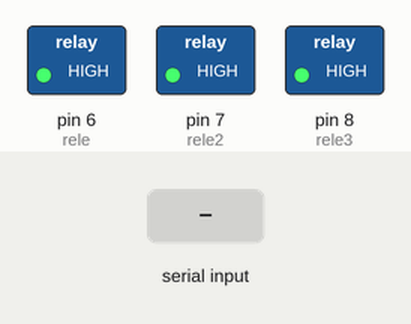
Simulated run of this sketch. Board: Arduino Uno, built with avr-gcc and run on an emulated ATmega328P. On the bench: switched loads named in the sketch (green lamp = pin HIGH). Inputs (shaded band) come from the test bench.

Above: at 1.2 s.
1.3 s: "A" received over the second serial link
At 1.6 s:
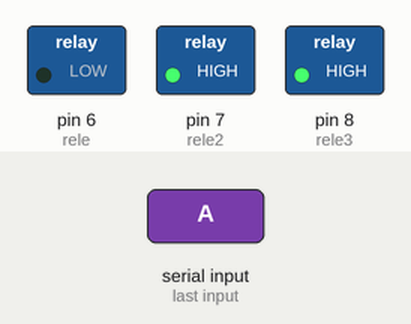
2.8 s: "B" received over the second serial link
At 4.0 s:
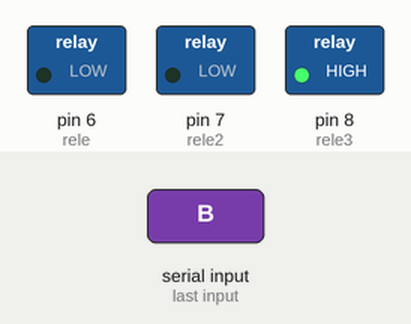
4.3 s: "a" received over the second serial link
At 5.1 s:
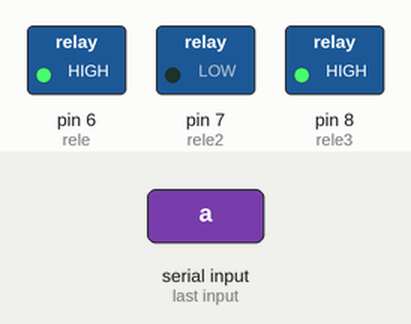
5.8 s: "C" received over the second serial link
At 6.2 s:
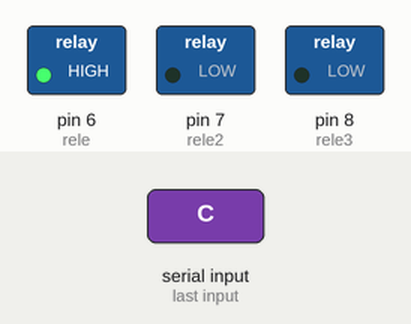
7.3 s: "b" received over the second serial link
At 8.5 s:
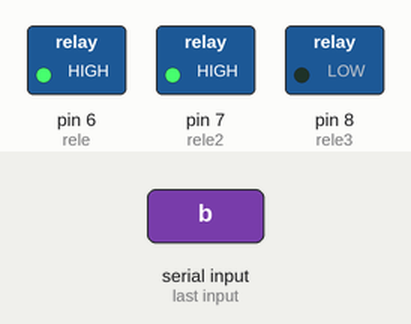
8.8 s: "c" received over the second serial link
At 9.7 s:
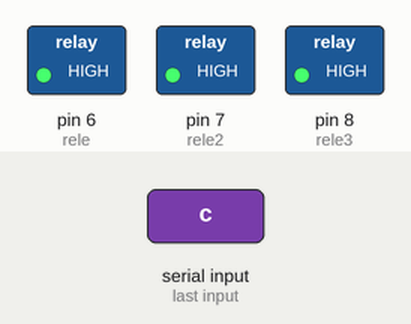
Timing chart, 0 to 11.3 s (numbered marks = the images above; inputs shaded):
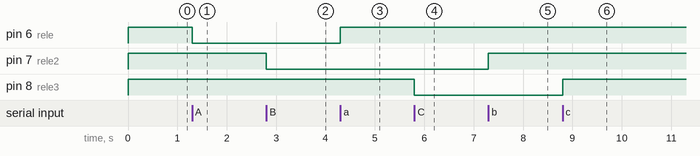

Measured:
- after the input at 1.3 s, pin 6 (rele): HIGH → LOW at once
- after the input at 2.8 s, pin 7 (rele2): HIGH → LOW at once
- after the input at 4.3 s, pin 6 (rele): LOW → HIGH at once
- after the input at 5.8 s, pin 8 (rele3): HIGH → LOW at once
- after the input at 7.3 s, pin 7 (rele2): LOW → HIGH at once
- after the input at 8.8 s, pin 8 (rele3): LOW → HIGH at once

The sketch:

sketch_receiver_1.ino
```cpp
#include <SoftwareSerial.h>
int rele = 6;
int rele2 = 7;
int rele3 = 8;
SoftwareSerial HC12(4,5); // HC-12 TX Pin, HC-12 RX Pin
char a;
void setup() {
  pinMode(6,OUTPUT);
  pinMode(7,OUTPUT);
  pinMode(8,OUTPUT);
  digitalWrite(rele, 1);
  digitalWrite(rele2, 1);
  digitalWrite(rele3, 1);
  HC12.begin(9600);               // Serial port to HC12
}
void loop() {
  while(HC12.available()){
    a=HC12.read();
    switch (a) {

      case 'a':
        digitalWrite(rele, 1);
        HC12.println("Spento");
        break;

      case 'A':
        digitalWrite(rele, 0);
        HC12.println("Acceso");
        break;

      case 'b':
        digitalWrite(rele2, 1);
        HC12.println("Spento");
        break;

      case 'B':
        digitalWrite(rele2, 0);
        HC12.println("Acceso");
        break;

      case 'c':
        digitalWrite(rele3, 1);
        HC12.println("Spento");
        break;

      case 'C':
        digitalWrite(rele3, 0);
        HC12.println("Acceso");
        break;

      default:
        HC12.println("Comando non valido");
        break;
    }
  }
}
```
